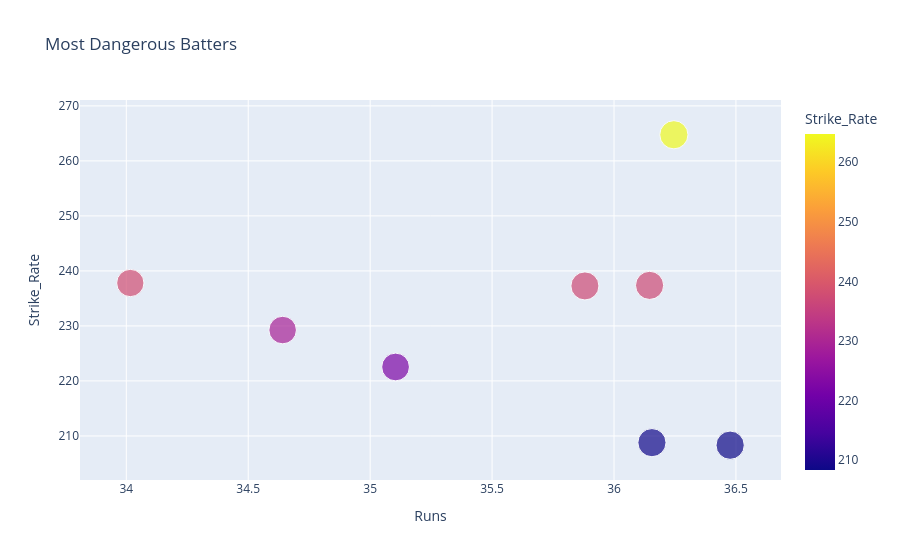

Here is the notebook cell this chart was saved with:
### Code cell
player_stats = (
    df.groupby("Player")
    .agg({
        "Runs":"mean",
        "Strike_Rate":"mean"
    })
    .reset_index())

fig = px.scatter(
    player_stats,
    x="Runs",
    y="Strike_Rate",
    size="Runs",
    color="Strike_Rate",
    hover_name="Player",
    title="Most Dangerous Batters")

fig.show()

### Figure 1 — Plotly figure (JSON) as saved in the notebook; plotly's stock layout.template omitted (floating-point values rounded to 4 significant figures)
{"data": [{"hovertemplate": "<b>%{hovertext}</b><br><br>Runs=%{marker.size}<br>Strike_Rate=%{marker.color}<extra></extra>", "hovertext": ["Jasprit Bumrah", "KL Rahul", "Ravindra Jadeja", "Rohit Sharma", "Ruturaj Gaikwad", "Shubman Gill", "Surya Kumar Yadav", "Virat Kohli"], "legendgroup": "", "marker": {"color": [264.8, 208.8, 237.4, 237.8, 208.3, 222.5, 229.2, 237.3], "coloraxis": "coloraxis", "size": [36.25, 36.16, 36.15, 34.02, 36.48, 35.1, 34.64, 35.88], "sizemode": "area", "sizeref": 0.09119, "symbol": "circle"}, "mode": "markers", "name": "", "orientation": "v", "showlegend": false, "type": "scatter", "x": [36.25, 36.16, 36.15, 34.02, 36.48, 35.1, 34.64, 35.88], "xaxis": "x", "y": [264.8, 208.8, 237.4, 237.8, 208.3, 222.5, 229.2, 237.3], "yaxis": "y"}], "layout": {"coloraxis": {"colorbar": {"title": {"text": "Strike_Rate"}}, "colorscale": [[0, "#0d0887"], [0.1111, "#46039f"], [0.2222, "#7201a8"], [0.3333, "#9c179e"], [0.4444, "#bd3786"], [0.5556, "#d8576b"], [0.6667, "#ed7953"], [0.7778, "#fb9f3a"], [0.8889, "#fdca26"], [1, "#f0f921"]]}, "legend": {"itemsizing": "constant", "tracegroupgap": 0}, "title": {"text": "Most Dangerous Batters"}, "xaxis": {"anchor": "y", "domain": [0, 1], "title": {"text": "Runs"}}, "yaxis": {"anchor": "x", "domain": [0, 1], "title": {"text": "Strike_Rate"}}}}
